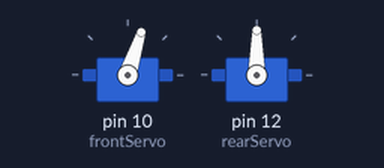
Bench run of a sketch on a simulated Arduino Uno, built with avr-gcc and run on an emulated ATmega328P. On the bench: 2 × servo.

Above: at 0.05 s.
At 0.4 s:
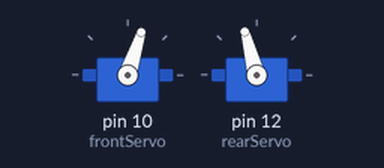
At 0.75 s:
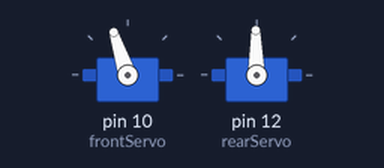
At 1.45 s:
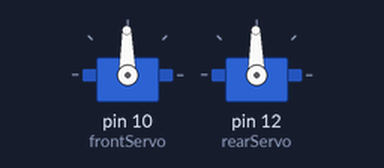
Timing chart, 0 to 3.4 s (numbered marks = the images above):
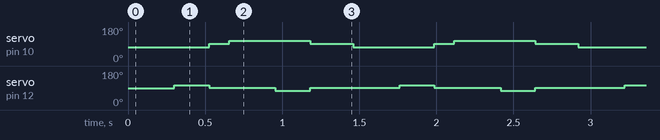

The sketch:

walk_forward.ino
```cpp
// updated - Joe Saavedra, 2010
#include <Servo.h>

Servo frontServo;
Servo rearServo;
int centerPos = 91;
int frontRightUp = 72;
int frontLeftUp = 108;
int backRightForward = 75;
int backLeftForward = 105;
void moveForward()
{
  frontServo.write(frontRightUp);
  delay(300);
  rearServo.write(backLeftForward);
  delay(225);
  frontServo.write(centerPos);
  rearServo.write(centerPos);
  delay(130);
  frontServo.write(frontLeftUp);
  delay(300);
  rearServo.write(backRightForward);
  delay(225);

  frontServo.write(centerPos);
  rearServo.write(centerPos);
  delay(130);
}

void setup()
{
  frontServo.attach(10);
  rearServo.attach(12);
}

void loop()
{
  moveForward();
  delay(150);  //time between each step taken, speed of walk
}
```

Measured:
- by itself, servo on pin 10 (frontServo): repeats every 1.5 s: 108° 0.53 s, 91° 0.28 s, 72° 0.53 s, 91° 0.13 s
- by itself, servo on pin 12 (rearServo): repeats every 1.5 s: 91° 0.43 s, 75° 0.23 s, 91° 0.58 s, 105° 0.23 s
